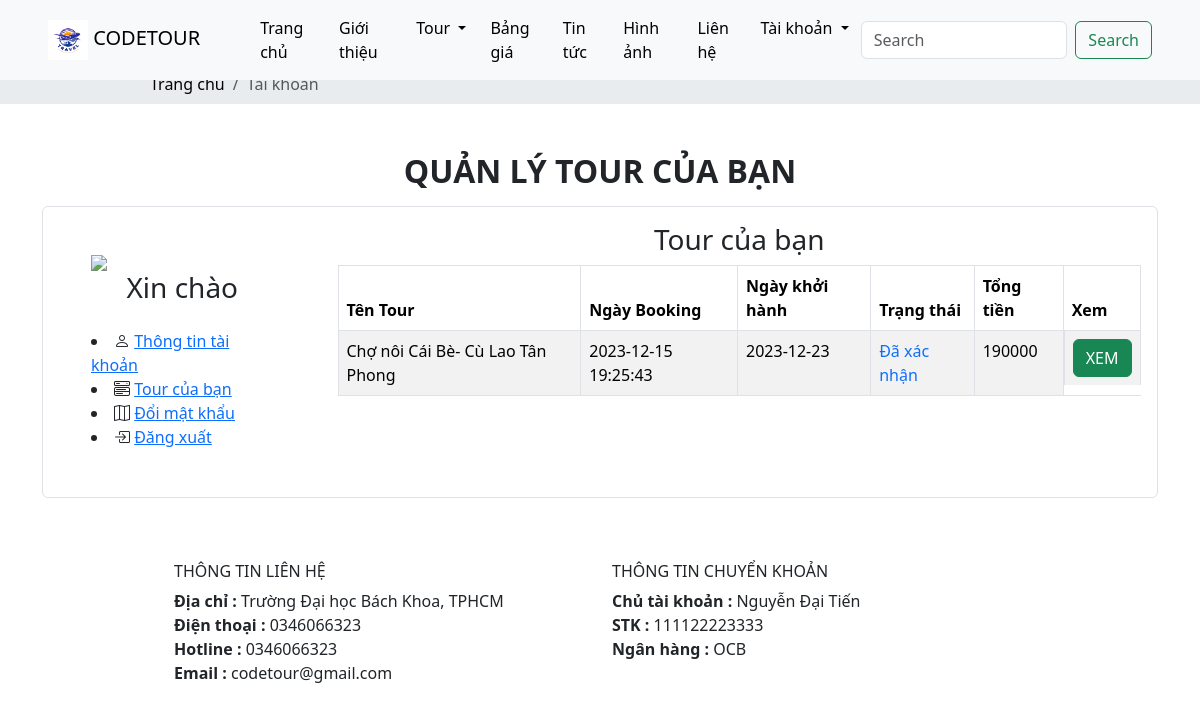
The page /user/account/manage (signed in) on the database its author committed.
### tables this page shows
CREATE TABLE `booking` (
  `booking_id` int(11) NOT NULL,
  `adult_count` int(11) NOT NULL,
  `child_count` int(11) NOT NULL,
  `depart_date` date NOT NULL,
  `total_money` int(11) NOT NULL,
  `fullname` varchar(64) NOT NULL,
  `address` mediumtext NOT NULL,
  `phone_number` varchar(16) NOT NULL,
  `email` varchar(32) NOT NULL,
  `status` int(11) NOT NULL,
  `user_id` int(11) DEFAULT NULL,
  `tour_id` int(11) NOT NULL,
  `created_datetime` datetime NOT NULL
);

CREATE TABLE `tour` (
  `tour_id` int(11) NOT NULL,
  `tour_name` varchar(256) NOT NULL,
  `avatar` varchar(256) NOT NULL,
  `view_count` int(11) NOT NULL,
  `comment_count` int(11) NOT NULL,
  `booking_count` int(11) NOT NULL,
  `map` varchar(256) NOT NULL,
  `adult_price` int(11) NOT NULL,
  `child_price` int(11) NOT NULL,
  `vehicle` varchar(16) NOT NULL,
  `tour_days` varchar(32) NOT NULL,
  `description` longtext NOT NULL,
  `tour_include` mediumtext NOT NULL,
  `tour_exclude` mediumtext NOT NULL,
  `tour_condition` mediumtext NOT NULL,
  `tour_cancel` mediumtext NOT NULL,
  `category_id` int(11) NOT NULL,
  `hotel_rate` int(11) NOT NULL
);

CREATE TABLE `general` (
  `address` varchar(256) NOT NULL,
  `phone_number` varchar(16) NOT NULL,
  `hotline` varchar(16) NOT NULL,
  `email` varchar(32) NOT NULL,
  `transfer_name` varchar(64) NOT NULL,
  `account_number` varchar(32) NOT NULL,
  `bank_name` varchar(64) NOT NULL
);

### app/views/user/layout.php (called while the page is built)
<?php
$path = str_replace('index.php', '', $_SERVER['SCRIPT_NAME']);
include 'partials/header.php';
require_once '../app/views/user/' . $data['page'] . '.php';
include 'partials/footer.php';

### app/core/controller.php (called while the page is built, shortened)
<?php
class Controller
{
    protected function viewUser($view, $data = [])
    {
        require '../app/views/user/' . $view . '.php';
    }
}

### app/controllers/user/accountController.php (called while the page is built, shortened)
<?php
class accountController extends Controller
{
    private $category;
    private $general;
    private $bookingModel;
    public function __construct()
    {
        $this->categoryModel = $this->model("categoryModel");
        $this->category = $this->categoryModel->getAll();
        $this->generalModel = $this->model("generalModel");
        $this->general = $this->generalModel->getAll();
        $this->bookingModel = $this->model("bookingModel");
    }
    public function manage()
    {
        if (isset($_SESSION['user-id'])) {
            $user_id = $_SESSION['user-id'];
        }
        $this->booking = $this->bookingModel->getAllBookingById($user_id);
        $this->viewUser('layout', ['page' => 'account/manage', 'category' => $this->category, 'booking' => $this->booking, 'general' => $this->general]);
    }
}

### app/core/router.php (called while the page is built, shortened)
<?php
class Router
{
    protected $action = 'index';
    public function __construct()
    {
        $arr = $this->processUrl();
        if (isset($arr[0])) {
            unset($arr[0]);
        }
        if (isset($arr[1])) {
            unset($arr[1]);
        }
        $this->controller = new $this->controller();
        if (isset($arr[2])) {
            if (method_exists($this->controller, $arr[2])) {
                $this->action = $arr[2];
            }
            unset($arr[2]);
        }
        $this->params = $arr ? array_values($arr) : [];
        call_user_func_array([$this->controller, $this->action], $this->params);
    }
    public function processUrl()
    {
        if (isset($_GET['url'])) {
            return explode('/', filter_var(trim($_GET['url'], '/')));
        }
    }
}

### public/index.php (called while the page is built, shortened)
<?php
$route = new Router();

### app/core/database.php (called while the page is built, shortened)
<?php
class Database
{
    private static $host = 'localhost';
    private static $user = 'root';
    private static $pass = '';
    private static $dbname = 'code_tour';
    public static $link;
    public static function connectDB()
    {
        try {
            self::$link = new mysqli(self::$host, self::$user, self::$pass, self::$dbname);
            mysqli_set_charset(self::$link, 'utf8');
            return self::$link;
        } catch (Exception $e) {
            echo "Connection error: " . $e->getMessage();
        }
    }
    public function select($query)
    {
        $result = self::$link->query($query) or
        die($this->link->error . __LINE__);
        if ($result->num_rows > 0) {
            return $result;
        } else {
            return false;
        }
    }
}

### app/models/bookingModel.php (called while the page is built, shortened)
<?php
class BookingModel
{
    private $database;
    public function __construct()
    {
        $this->database = new Database();
    }
    public function getAllBookingById($user_id)
    {
        $sql = "select distinct booking_id, fullname, email, address, phone_number, total_money,
        created_datetime, depart_date, status,  tour_name from booking
        join tour on booking.tour_id = tour.tour_id where user_id = $user_id;";
        $result = $this->database->select($sql);
        return $result;
    }
}

### app/models/generalModel.php (called while the page is built, shortened)
<?php
class GeneralModel
{
    private $database;
    public function __construct()
    {
        $this->database = new Database();
    }
    public function getAll()
    {
        $query = "SELECT * FROM general";
        $data = $this->database->select($query);
        return $data->fetch_all(MYSQLI_ASSOC)[0];
    }
}

### app/views/user/account/manage.php (the view, shortened to what this page needs)
<nav aria-label="breadcrumb">
    <div class="bg-body-secondary hide">
        <ol class="mx-auto w-75 breadcrumb py-2 fs-6">
        <li class="breadcrumb-item">
          <a class="text-black link-underline link-underline-opacity-0 breadcrumb__item"
          href="<?php echo $path ?>user/home/homepage">Trang chủ</a></li>
        <li class="breadcrumb-item active">
          Tài khoản
          </li>
      </ol>
    </div>
    </nav>
<div class="container m-auto w-100 my-5">
    <div class="account__information ">
        <div class="account__information-title d-flex justify-content-center">
            <h2 class="fw-bold">QUẢN LÝ TOUR CỦA BẠN</h2>
        </div>
        <div class="account__information-detail border rounded d-flex justify-content-between align-items-start mt-2 ">
            <div class="user d-flex flex-column justify-content-center p-5 w-25">
                <div class="user__avatar d-flex align-items-center flex-column justify-center text-center">
                    <img class="w-100" src="https://static.vecteezy.com/system/resources/previews/013/042/571/original/default-avatar-profile-icon-social-media-user-photo-in-flat-style-vector.jpg">
                    <h3>Xin chào</h3>
                </div>
                <div class="user__menu mt-3 d-flex flex-column justify-content-center">
                    <li>
                        <i class="bi bi-person"></i>
                        <a href="<?php echo $path ?>user/account">Thông tin tài khoản</a>
                    </li>
                    <li>
                        <i class="bi bi-menu-button-wide"></i>
                        <a href="<?php echo $path ?>user/account/manage">Tour của bạn</a>
                    </li>
                    <li>
                        <i class="bi bi-map"></i>
                        <a href="<?php echo $path ?>user/account/changepass">Đổi mật khẩu</a>
                    </li>
                    <li>
                        <i class="bi bi-box-arrow-in-right"></i>
                        <a href="<?php echo $path ?>user/account/logout">Đăng xuất</a>
                    </li>
                </div>
            </div>
            <div class="user__infor flex-fill bd-highligh p-3 d-flex flex-column justify-content-center align-items-center w-75">
                <div class="user__infor-detail w-100 d-flex flex-column justify-content-center align-items-center">
                    <h3>Tour của bạn</h3>
                    <table class="table table-striped table-bordered">
                        <thead>
                            <tr>
                                <th scope="col">Tên Tour</th>
                                <th scope="col">Ngày Booking</th>
                                <th scope="col">Ngày khởi hành</th>
                                <th scope="col">Trạng thái</th>
                                <th scope="col">Tổng tiền</th>
                                <th scope="col">Xem</th>
                            </tr>
                        </thead>
                        <tbody>
                            <?php
if ($data['booking']) {
    while ($row = mysqli_fetch_assoc($data['booking'])) {
        ?>
                                    <tr>
                                        <td><?=$row['tour_name']?></td>
                                        <td><?=$row['created_datetime']?></td>
                                        <td><?=$row['depart_date']?></td>
                                        <?php
if ($row['status'] == 0):
        ?>
                                            <td class="text-warning">
                                                Đang xử lý
                                            </td>
                                        <?php elseif ($row['status'] == 1): ?>
                                            <td class="text-primary">
                                                Đã xác nhận
                                            </td>
                                        <?php elseif ($row['status'] == 2): ?>
                                            <td class="text-success">
                                                Đã hoàn thành
                                            </td>
                                        <?php elseif ($row['status'] == 3): ?>
                                            <td class="text-danger">
                                                Đã hủy
                                            </td>
                                        <?php endif?>
                                        <td><?=$row['total_money']?></td>
                                        <td class="d-flex justify-content-center">
                                            <button type="button" class="btn btn-success w-100 detail-order" data-bs-toggle="modal" data-bs-target="#exampleModal" data-order-id="<?=$row['booking_id']?>">
                                                XEM
                                            </button>
                                        </td>
                                    </tr>
                            <?php
}
}?>
                        </tbody>
                    </table>
                </div>
            </div>
        </div>
    </div>
</div>

### app/views/user/partials/footer.php (shortened to what this page needs)
<div class="bg-whitesmoke py-3">
  <div class="container-fluid row w-75 mx-auto">
    <div class="col-md-6 pb-5 pb-md-0">
      <h5 class="fs-6">THÔNG TIN LIÊN HỆ</h5>
      <ul class="list-group list-unstyled">
        <li><span class="fw-semibold">Địa chỉ : </span><?php echo $data['general']['address'] ?></li>
        <li><span class="fw-semibold">Điện thoại : </span><?php echo $data['general']['phone_number'] ?> </li>
        <li><span class="fw-semibold">Hotline : </span><?php echo $data['general']['hotline'] ?></li>
        <li><span class="fw-semibold">Email : </span><?php echo $data['general']['email'] ?></li>
      </ul>
    </div>
    <div class="col-md-6">
      <h5 class="fs-6">THÔNG TIN CHUYỂN KHOẢN</h5>
      <ul class="list-group list-unstyled">
        <li><span class="fw-semibold">Chủ tài khoản : </span><?php echo $data['general']['transfer_name'] ?></li>
        <li><span class="fw-semibold">STK : </span><?php echo $data['general']['account_number'] ?></li>
        <li><span class="fw-semibold">Ngân hàng : </span><?php echo $data['general']['bank_name'] ?></li>
      </ul>
    </div>
  </div>
</div>
</body>
</html>

### rows shown on the page
booking: tour.tour_name "Chợ nôi Cái Bè- Cù Lao Tân Phong", created_datetime "2023-12-15 19:25:43", depart_date "2023-12-23", status "Đã xác nhận", total_money "190000"
general: address "Trường Đại học Bách Khoa, TPHCM", phone_number "0346066323", hotline "0346066323", email "codetour@gmail.com", transfer_name "Nguyễn Đại Tiến", account_number "111122223333", bank_name "OCB"
